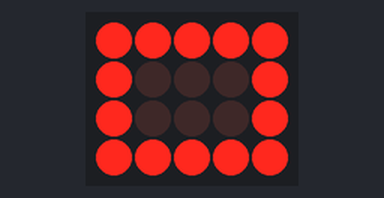
Bench run of a sketch on a simulated Arduino Uno, built with avr-gcc and run on an emulated ATmega328P. Parts: 5×4 LED matrix. Wiring (inferred from the names in the program): LED matrix (orientation assumed): rows pin 2, pin 3, pin 4, pin 5; columns pin 8, pin 9, pin 10, pin 11, pin 12.

Above: at 0.1 s.
At 4.3 s:
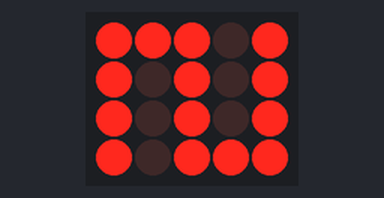
At 8.4 s:
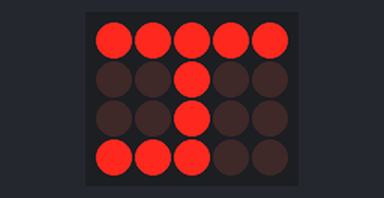
At 16.7 s:
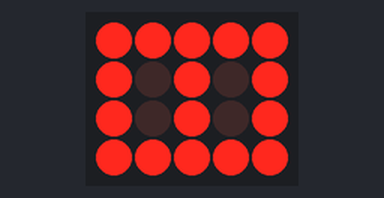
At 25.0 s:
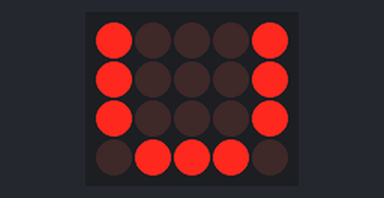
At 33.4 s:
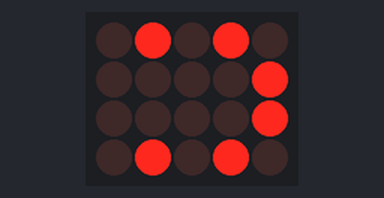

The sketch:

LEDMatrix4x5.ino
```cpp
const int matrixPins[] = {2,3,4,5,8,9,10,11,12};
const int anodes[] = {2,3,4,5};
const int cathodes[] = {8,9,10,11,12};

int delayTime = 1;
int frameSpeed = 500;


int frames[18][4][5] = {
  {
    {0,0,0,0,0},
    {0,1,1,1,0},
    {0,1,1,1,0},
    {0,0,0,0,0}
  },
  {
    {0,0,0,0,0},
    {1,1,1,1,1},
    {1,1,1,1,1},
    {1,1,1,1,1}
  },
  {
    {0,0,0,1,0},
    {0,1,0,1,0},
    {0,1,0,1,0},
    {0,1,0,0,0}
  },
  {
    {0,0,0,0,0},
    {0,1,0,1,0},
    {0,1,0,1,0},
    {0,1,0,1,0}
  },
  {
    {0,0,0,0,0},
    {1,1,0,1,1},
    {1,1,0,1,1},
    {0,0,0,1,1}
  },
  {
    {0,1,0,0,0},
    {0,1,0,1,0},
    {0,1,0,1,0},
    {0,0,0,1,0}
  },
  {
    {1,1,0,0,0},
    {1,1,0,1,0},
    {1,1,0,1,0},
    {0,0,0,0,0}
  },
  {
    {0,0,0,0,0},
    {0,1,1,1,1},
    {0,1,1,1,1},
    {0,1,1,1,1}
  },
  {
    {0,0,0,0,0},
    {0,1,0,1,0},
    {0,1,0,1,0},
    {0,0,0,0,0}
  },
  {
    {0,0,0,0,0},
    {0,1,0,1,1},
    {0,1,0,1,1},
    {0,0,0,1,1}
  },
  {
    {1,0,0,0,0},
    {0,1,0,1,1},
    {0,1,0,1,1},
    {1,0,0,0,0}
  },
  {
    {1,0,1,0,1},
    {0,1,0,1,0},
    {0,1,0,1,0},
    {0,0,0,0,0}
  },
  {
    {0,1,1,1,0},
    {0,1,1,1,0},
    {0,1,1,1,0},
    {1,0,0,0,1}
  },
  {
    {1,0,0,0,1},
    {0,1,1,1,0},
    {0,1,1,1,0},
    {0,0,0,0,0}
  },
  {
    {0,1,1,1,0},
    {0,1,0,1,0},
    {0,1,0,1,0},
    {0,0,0,0,0}
  },
  {
    {0,1,1,1,1},
    {0,1,0,1,1},
    {0,1,0,1,1},
    {0,0,0,0,0}
  },
  {
    {1,0,1,0,1},
    {1,1,1,1,0},
    {1,1,1,1,0},
    {1,0,1,0,1}
  },
  {
    {1,1,1,1,1},
    {1,1,1,1,1},
    {1,1,1,1,1},
    {1,1,1,1,1}
  }

};

void setup() {
  for (int i = 0; i < 9; i++) {
    pinMode(matrixPins[i], OUTPUT);
    digitalWrite(matrixPins[i], LOW);
  }
}

void loop() {

  //
  for (int frame = 0; frame < 18; frame++) {
    for (int s = 0; s < frameSpeed; s++) {
      for (int i = 0; i < 4; i++) {
        for (int d = 0; d < 5; d++) {
          digitalWrite(cathodes[d], frames[frame][i][d]);
        }
        digitalWrite(anodes[i], HIGH);
        delay(delayTime);
        digitalWrite(anodes[i], LOW);
      }
    }
  }


}
```

Measured:
- what the display in image 0 shows lasts 2.1 s, from 0.0 s to 2.1 s
